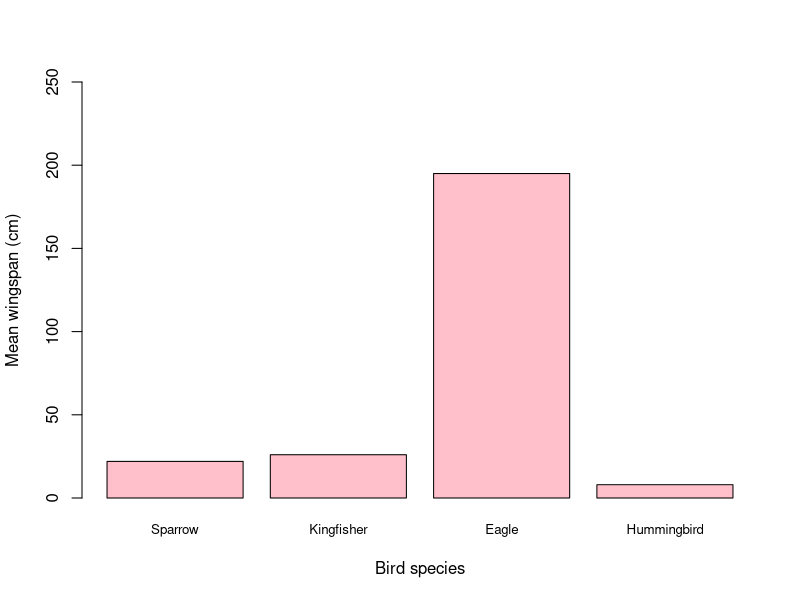

Source code (R):
sparrow <- mean(22, 24, 21)
kingfisher <- mean(26, 23, 25)
eagle <- mean(195, 201, 185)
hummingbird <- mean(8, 9, 9)

wingspan_species <- c(sparrow, kingfisher, eagle, hummingbird)
class(wingspan_species)
names(wingspan_species) <- c("Sparrow", 
                             "Kingfisher", 
                             "Eagle", 
                             "Hummingbird")
barplot(wingspan_species, ylab = "Mean wingspan (cm)", xlab = "Bird species", ylim=c(0,250), cex.names= 0.8,col="pink")

